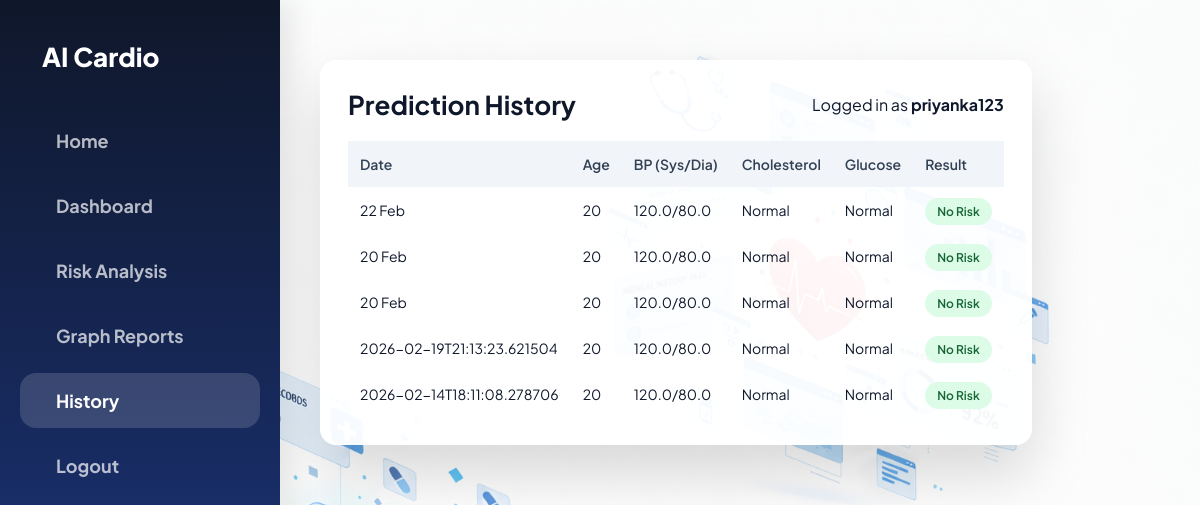
Screenshot of /history (signed in) with the database file from the repository.
### tables this page shows
CREATE TABLE predictions (
    id INTEGER PRIMARY KEY AUTOINCREMENT,
    age INTEGER,
    gender INTEGER,
    height REAL,
    weight REAL,
    ap_hi REAL,
    ap_lo REAL,
    cholesterol INTEGER,
    gluc INTEGER,
    smoke INTEGER,
    alco INTEGER,
    active INTEGER,
    prediction TEXT,
    created_at TEXT,
    user_id INTEGER
);

### app.py (the view)
@app.route("/history")
@login_required
def history():
    conn = get_db()
    cur = conn.cursor()
    cur.execute("SELECT * FROM predictions WHERE user_id=? ORDER BY id DESC", (session["user_id"],))
    records = [dict(row) for row in cur.fetchall()]
    conn.close()
    return render_template("history.html", records=records, username=session["username"])

### app.py (called while the page is built)
def get_db():
    conn = sqlite3.connect("heart.db")
    conn.row_factory = sqlite3.Row
    return conn

def login_required(f):
    @wraps(f)
    def wrapper(*args, **kwargs):
        if "user_id" not in session:
            return redirect(url_for("login"))
        return f(*args, **kwargs)
    return wrapper

### templates/history.html (shortened to what this page needs)
<!DOCTYPE html>
<html lang="en">
<head>
    <link rel="stylesheet" href="{{ url_for('static', filename='style.css') }}">
</head>
<body>
 <nav class="sidebar">
     <div class="logo">
         AI Cardio
     </div>
     <ul>
        <li><a href="#"> Home</a></li>
        <li><a href="/dashboard"> Dashboard</a></li>
        <li><a href="/"> Risk Analysis</a></li>
        <li><a href="#"> Graph Reports</a></li>
        <li class="active"><a href="/history"> History</a></li>
        <li><a href="/logout"> Logout</a></li>
     </ul>
 </nav>
<div class="history-wrapper">
    <div class="history-card">
        <div class="history-header">
            <h2>Prediction History</h2>
            <span>Logged in as <strong>{{ username }}</strong></span>
        </div>
        {% if records|length == 0 %}
            <div class="empty-state">
                <p>No prediction records found.</p>
                <p>Run a risk analysis to start tracking your heart health.</p>
            </div>
        {% else %}
        <table>
            <thead>
                <tr>
                    <th>Date</th>
                    <th>Age</th>
                    <th>BP (Sys/Dia)</th>
                    <th>Cholesterol</th>
                    <th>Glucose</th>
                    <th>Result</th>
                </tr>
            </thead>
            <tbody>
                {% for r in records %}
                <tr>
                    <td>{{ r.created_at }}</td>
                    <td>{{ r.age }}</td>
                    <td>{{ r.ap_hi }}/{{ r.ap_lo }}</td>
                    <td>{% if r.cholesterol == 1 %}
                            Normal
                        {% elif r.cholesterol == 2 %}
                            Above Normal
                        {% else %}
                            Well Above Normal
                        {% endif %}
                    </td>
                    <td>
                        {% if r.gluc == 1 %}
                            Normal
                        {% elif r.gluc == 2 %}
                            Above Normal
                        {% else %}
                            Well Above Normal
                        {% endif %}
                    </td>
                    <td>
                        {% if r.prediction == "Risk of Heart Disease" %}
                            <span class="badge-risk">High Risk</span>
                        {% else %}
                            <span class="badge-safe">No Risk</span>
                        {% endif %}
                    </td>
                </tr>
                {% endfor %}
            </tbody>
        </table>
        {% endif %}
    </div>
</div>
</body>
</html>

### static/style.css (style rules this page uses)
* { margin: 0; padding: 0; box-sizing: border-box; font-family: 'Plus Jakarta Sans', sans-serif; }
body { min-height: 100vh; display: flex; background: url("background.jpg") no-repeat center center fixed; background-size: cover; color: #0f172a; }
.sidebar { width: 280px; background: linear-gradient(180deg, #0f172a 0%, #1e3a8a 100%); color: white; padding: 40px 0; position: fixed; height: 100vh; box-shadow: 10px 0 30px rgba(0,0,0,0.1); z-index: 100; }
.sidebar .logo { padding: 0 30px 40px; font-size: 26px; font-weight: 800; display: flex; align-items: center; gap: 12px; }
.sidebar ul { list-style: none; padding: 0 20px; }
.sidebar li { margin-bottom: 10px; }
.sidebar a { display: flex; align-items: center; gap: 16px; padding: 16px 20px; color: rgba(255,255,255,0.7); text-decoration: none; border-radius: 16px; font-size: 18px; font-weight: 700; transition: 0.3s; }
.sidebar li.active a { background: rgba(255,255,255,0.15); color: white; }
.history-card { width: 65%; background: #ffffff; padding: 32px; border-radius: 16px; box-shadow: 0 25px 60px rgba(0,0,0,0.25); }

### rows the page displays
predictions: created_at "22 Feb", age "20", ap_hi "120.0", ap_lo "80.0", cholesterol "Normal", gluc "Normal", prediction "No Risk"
predictions: created_at "20 Feb", age "20", ap_hi "120.0", ap_lo "80.0", cholesterol "Normal", gluc "Normal", prediction "No Risk"
predictions: created_at "20 Feb", age "20", ap_hi "120.0", ap_lo "80.0", cholesterol "Normal", gluc "Normal", prediction "No Risk"
predictions: created_at "2026-02-19T21:13:23.621504", age "20", ap_hi "120.0", ap_lo "80.0", cholesterol "Normal", gluc "Normal", prediction "No Risk"
predictions: created_at "2026-02-14T18:11:08.278706", age "20", ap_hi "120.0", ap_lo "80.0", cholesterol "Normal", gluc "Normal", prediction "No Risk"

### other values shown
{{ username }} "priyanka123"
